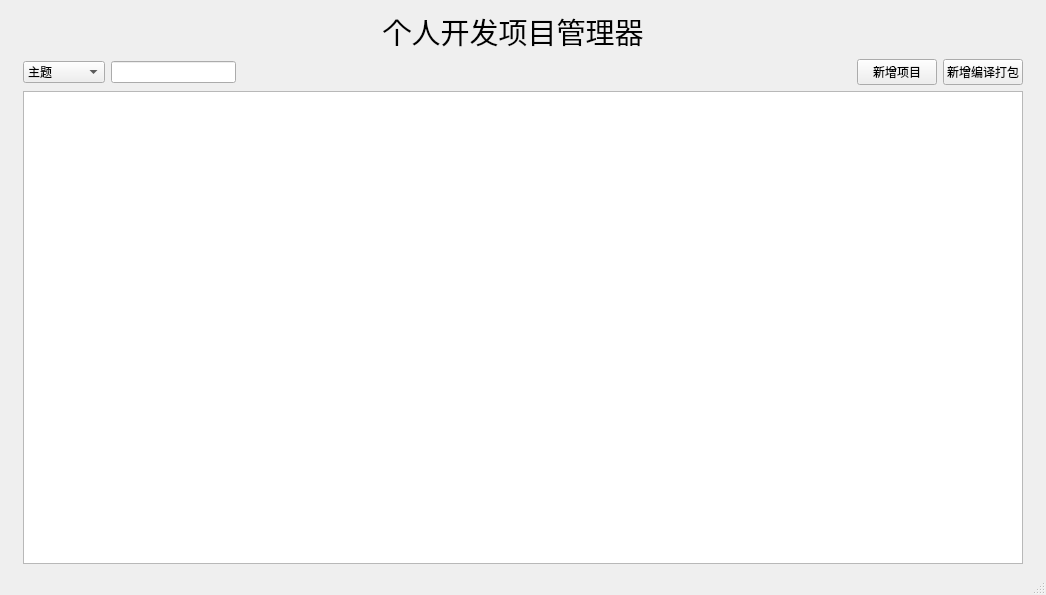
<?xml version="1.0" encoding="UTF-8"?>
<ui version="4.0">
 <class>MainWindow</class>
 <widget class="QMainWindow" name="MainWindow">
  <property name="enabled">
   <bool>true</bool>
  </property>
  <property name="geometry">
   <rect>
    <x>0</x>
    <y>0</y>
    <width>1046</width>
    <height>595</height>
   </rect>
  </property>
  <property name="sizePolicy">
   <sizepolicy hsizetype="Fixed" vsizetype="Minimum">
    <horstretch>0</horstretch>
    <verstretch>0</verstretch>
   </sizepolicy>
  </property>
  <property name="minimumSize">
   <size>
    <width>1000</width>
    <height>595</height>
   </size>
  </property>
  <property name="windowTitle">
   <string>个人开发项目管理器</string>
  </property>
  <widget class="QWidget" name="centralwidget">
   <layout class="QGridLayout" name="gridLayout_2">
    <item row="0" column="0">
     <widget class="QLabel" name="label">
      <property name="enabled">
       <bool>true</bool>
      </property>
      <property name="sizePolicy">
       <sizepolicy hsizetype="Fixed" vsizetype="Fixed">
        <horstretch>0</horstretch>
        <verstretch>0</verstretch>
       </sizepolicy>
      </property>
      <property name="minimumSize">
       <size>
        <width>980</width>
        <height>44</height>
       </size>
      </property>
      <property name="font">
       <font>
        <pointsize>22</pointsize>
       </font>
      </property>
      <property name="contextMenuPolicy">
       <enum>Qt::DefaultContextMenu</enum>
      </property>
      <property name="toolTip">
       <string/>
      </property>
      <property name="locale">
       <locale language="English" country="UnitedStates"/>
      </property>
      <property name="text">
       <string>个人开发项目管理器</string>
      </property>
      <property name="scaledContents">
       <bool>false</bool>
      </property>
      <property name="alignment">
       <set>Qt::AlignCenter</set>
      </property>
     </widget>
    </item>
    <item row="1" column="0">
     <layout class="QGridLayout" name="gridLayout">
      <item row="0" column="1">
       <widget class="QLineEdit" name="searchCon">
        <property name="sizePolicy">
         <sizepolicy hsizetype="Fixed" vsizetype="Fixed">
          <horstretch>0</horstretch>
          <verstretch>0</verstretch>
         </sizepolicy>
        </property>
        <property name="minimumSize">
         <size>
          <width>125</width>
          <height>22</height>
         </size>
        </property>
       </widget>
      </item>
      <item row="0" column="0">
       <widget class="QComboBox" name="searchItem">
        <property name="enabled">
         <bool>true</bool>
        </property>
        <property name="sizePolicy">
         <sizepolicy hsizetype="Fixed" vsizetype="Fixed">
          <horstretch>0</horstretch>
          <verstretch>0</verstretch>
         </sizepolicy>
        </property>
        <property name="minimumSize">
         <size>
          <width>82</width>
          <height>22</height>
         </size>
        </property>
        <property name="mouseTracking">
         <bool>false</bool>
        </property>
        <property name="editable">
         <bool>false</bool>
        </property>
        <property name="currentText">
         <string>主题</string>
        </property>
        <property name="duplicatesEnabled">
         <bool>false</bool>
        </property>
        <property name="frame">
         <bool>true</bool>
        </property>
        <item>
         <property name="text">
          <string>主题</string>
         </property>
        </item>
        <item>
         <property name="text">
          <string>开发时间</string>
         </property>
        </item>
        <item>
         <property name="text">
          <string>需求</string>
         </property>
        </item>
        <item>
         <property name="text">
          <string>型号</string>
         </property>
        </item>
        <item>
         <property name="text">
          <string>版本</string>
         </property>
        </item>
       </widget>
      </item>
      <item row="0" column="6">
       <widget class="QPushButton" name="addcomplier">
        <property name="sizePolicy">
         <sizepolicy hsizetype="Fixed" vsizetype="Fixed">
          <horstretch>0</horstretch>
          <verstretch>0</verstretch>
         </sizepolicy>
        </property>
        <property name="minimumSize">
         <size>
          <width>80</width>
          <height>22</height>
         </size>
        </property>
        <property name="text">
         <string>新增编译打包</string>
        </property>
       </widget>
      </item>
      <item row="0" column="2">
       <widget class="QLabel" name="label_2">
        <property name="enabled">
         <bool>false</bool>
        </property>
        <property name="sizePolicy">
         <sizepolicy hsizetype="Fixed" vsizetype="Fixed">
          <horstretch>0</horstretch>
          <verstretch>0</verstretch>
         </sizepolicy>
        </property>
        <property name="minimumSize">
         <size>
          <width>495</width>
          <height>22</height>
         </size>
        </property>
        <property name="text">
         <string/>
        </property>
       </widget>
      </item>
      <item row="0" column="5">
       <widget class="QPushButton" name="addprj">
        <property name="sizePolicy">
         <sizepolicy hsizetype="Fixed" vsizetype="Fixed">
          <horstretch>0</horstretch>
          <verstretch>0</verstretch>
         </sizepolicy>
        </property>
        <property name="minimumSize">
         <size>
          <width>80</width>
          <height>22</height>
         </size>
        </property>
        <property name="text">
         <string>新增项目</string>
        </property>
       </widget>
      </item>
      <item row="2" column="0" colspan="7">
       <widget class="QTableView" name="prjtable">
        <property name="sizePolicy">
         <sizepolicy hsizetype="Fixed" vsizetype="Minimum">
          <horstretch>0</horstretch>
          <verstretch>0</verstretch>
         </sizepolicy>
        </property>
        <property name="minimumSize">
         <size>
          <width>1000</width>
          <height>471</height>
         </size>
        </property>
        <property name="mouseTracking">
         <bool>false</bool>
        </property>
        <property name="locale">
         <locale language="Chinese" country="China"/>
        </property>
        <property name="tabKeyNavigation">
         <bool>true</bool>
        </property>
        <property name="showDropIndicator" stdset="0">
         <bool>true</bool>
        </property>
        <property name="dragEnabled">
         <bool>false</bool>
        </property>
        <property name="dragDropOverwriteMode">
         <bool>true</bool>
        </property>
        <property name="defaultDropAction">
         <enum>Qt::CopyAction</enum>
        </property>
        <property name="alternatingRowColors">
         <bool>false</bool>
        </property>
        <property name="selectionBehavior">
         <enum>QAbstractItemView::SelectRows</enum>
        </property>
        <property name="sortingEnabled">
         <bool>true</bool>
        </property>
        <attribute name="horizontalHeaderShowSortIndicator" stdset="0">
         <bool>true</bool>
        </attribute>
       </widget>
      </item>
     </layout>
    </item>
   </layout>
  </widget>
  <widget class="QStatusBar" name="statusbar"/>
 </widget>
 <resources/>
 <connections/>
</ui>
